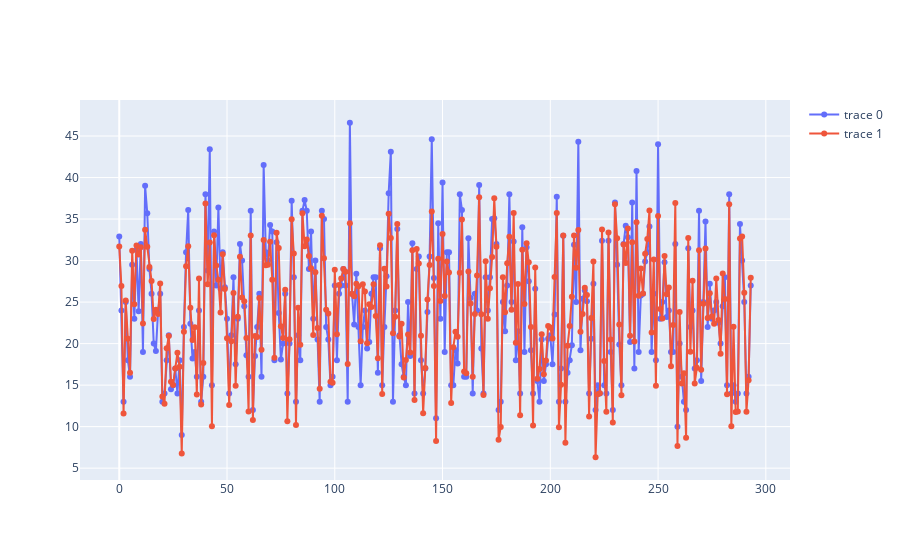

The code cell stored with this chart in its notebook:
### Code cell
fig = go.Figure()
fig.add_trace(go.Scatter(x=np.arange(len(y_train)), y=y_train, mode='markers+lines'))
fig.add_trace(go.Scatter(x=np.arange(len(y_train)), y=regressor.predict(X_train), mode='markers+lines'))

### Figure 1 — Plotly figure (JSON) as saved in the notebook; plotly's stock layout.template omitted (floating-point values rounded to 4 significant figures; data arrays with more than 128 entries replaced by an {"elided": "..."} marker saying what was removed)
{"data": [{"mode": "markers+lines", "type": "scatter", "x": {"elided": "294 int values"}, "y": {"elided": "294 float values"}}, {"mode": "markers+lines", "type": "scatter", "x": {"elided": "294 int values"}, "y": {"elided": "294 float values"}}], "layout": {}}
